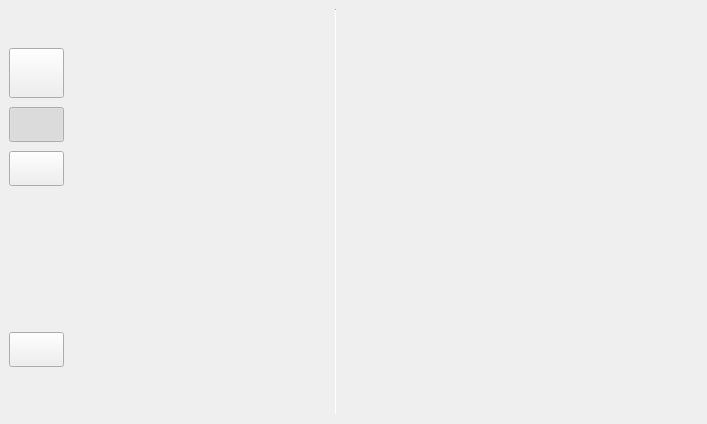
<?xml version="1.0" encoding="UTF-8"?>
<ui version="4.0">
 <class>MainWindow</class>
 <widget class="QMainWindow" name="MainWindow">
  <property name="geometry">
   <rect>
    <x>0</x>
    <y>0</y>
    <width>707</width>
    <height>424</height>
   </rect>
  </property>
  <property name="windowTitle">
   <string>MainWindow</string>
  </property>
  <widget class="QWidget" name="centralwidget">
   <layout class="QGridLayout" name="gridLayout">
    <item row="0" column="0">
     <widget class="QWidget" name="menuWidget" native="true">
      <property name="minimumSize">
       <size>
        <width>55</width>
        <height>0</height>
       </size>
      </property>
      <property name="maximumSize">
       <size>
        <width>55</width>
        <height>16777215</height>
       </size>
      </property>
      <layout class="QVBoxLayout" name="verticalLayout">
       <property name="spacing">
        <number>0</number>
       </property>
       <property name="leftMargin">
        <number>0</number>
       </property>
       <property name="topMargin">
        <number>0</number>
       </property>
       <property name="rightMargin">
        <number>0</number>
       </property>
       <property name="bottomMargin">
        <number>0</number>
       </property>
       <item>
        <widget class="QWidget" name="chatMenuWidget" native="true">
         <property name="sizePolicy">
          <sizepolicy hsizetype="Expanding" vsizetype="Expanding">
           <horstretch>0</horstretch>
           <verstretch>0</verstretch>
          </sizepolicy>
         </property>
         <layout class="QVBoxLayout" name="verticalLayout_2">
          <property name="spacing">
           <number>0</number>
          </property>
          <property name="leftMargin">
           <number>0</number>
          </property>
          <property name="topMargin">
           <number>30</number>
          </property>
          <property name="rightMargin">
           <number>0</number>
          </property>
          <property name="bottomMargin">
           <number>40</number>
          </property>
          <item>
           <widget class="QPushButton" name="btnHead">
            <property name="maximumSize">
             <size>
              <width>55</width>
              <height>50</height>
             </size>
            </property>
            <property name="focusPolicy">
             <enum>Qt::FocusPolicy::StrongFocus</enum>
            </property>
            <property name="text">
             <string/>
            </property>
            <property name="icon">
             <iconset resource="resource.qrc">
              <normaloff>:/resource/icon/menu/head.png</normaloff>:/resource/icon/menu/head.png</iconset>
            </property>
            <property name="iconSize">
             <size>
              <width>40</width>
              <height>40</height>
             </size>
            </property>
            <property name="checkable">
             <bool>true</bool>
            </property>
           </widget>
          </item>
          <item>
           <widget class="QPushButton" name="btnAllChat">
            <property name="minimumSize">
             <size>
              <width>0</width>
              <height>0</height>
             </size>
            </property>
            <property name="maximumSize">
             <size>
              <width>55</width>
              <height>35</height>
             </size>
            </property>
            <property name="focusPolicy">
             <enum>Qt::FocusPolicy::StrongFocus</enum>
            </property>
            <property name="text">
             <string/>
            </property>
            <property name="icon">
             <iconset resource="resource.qrc">
              <normaloff>:/resource/icon/menu/chat.svg</normaloff>
              <normalon>:/resource/icon/menu/chat2.svg</normalon>:/resource/icon/menu/chat.svg</iconset>
            </property>
            <property name="iconSize">
             <size>
              <width>20</width>
              <height>20</height>
             </size>
            </property>
            <property name="checkable">
             <bool>true</bool>
            </property>
            <property name="checked">
             <bool>true</bool>
            </property>
           </widget>
          </item>
          <item>
           <widget class="QPushButton" name="btnContact">
            <property name="maximumSize">
             <size>
              <width>55</width>
              <height>35</height>
             </size>
            </property>
            <property name="focusPolicy">
             <enum>Qt::FocusPolicy::StrongFocus</enum>
            </property>
            <property name="text">
             <string/>
            </property>
            <property name="icon">
             <iconset resource="resource.qrc">
              <normaloff>:/resource/icon/menu/contact.svg</normaloff>
              <normalon>:/resource/icon/menu/contact2.svg</normalon>:/resource/icon/menu/contact.svg</iconset>
            </property>
            <property name="iconSize">
             <size>
              <width>20</width>
              <height>20</height>
             </size>
            </property>
            <property name="checkable">
             <bool>true</bool>
            </property>
           </widget>
          </item>
         </layout>
        </widget>
       </item>
       <item>
        <widget class="QWidget" name="toolMenuWidget" native="true">
         <property name="sizePolicy">
          <sizepolicy hsizetype="Expanding" vsizetype="Expanding">
           <horstretch>0</horstretch>
           <verstretch>0</verstretch>
          </sizepolicy>
         </property>
         <property name="minimumSize">
          <size>
           <width>0</width>
           <height>180</height>
          </size>
         </property>
         <property name="maximumSize">
          <size>
           <width>16777215</width>
           <height>180</height>
          </size>
         </property>
         <layout class="QVBoxLayout" name="verticalLayout_3" stretch="0">
          <property name="spacing">
           <number>0</number>
          </property>
          <property name="leftMargin">
           <number>0</number>
          </property>
          <property name="topMargin">
           <number>50</number>
          </property>
          <property name="rightMargin">
           <number>0</number>
          </property>
          <property name="bottomMargin">
           <number>0</number>
          </property>
          <item>
           <widget class="QPushButton" name="btnMore">
            <property name="minimumSize">
             <size>
              <width>0</width>
              <height>35</height>
             </size>
            </property>
            <property name="maximumSize">
             <size>
              <width>16777215</width>
              <height>35</height>
             </size>
            </property>
            <property name="focusPolicy">
             <enum>Qt::FocusPolicy::StrongFocus</enum>
            </property>
            <property name="text">
             <string/>
            </property>
            <property name="icon">
             <iconset resource="resource.qrc">
              <normaloff>:/resource/icon/menu/more.svg</normaloff>:/resource/icon/menu/more.svg</iconset>
            </property>
            <property name="iconSize">
             <size>
              <width>20</width>
              <height>20</height>
             </size>
            </property>
           </widget>
          </item>
         </layout>
        </widget>
       </item>
      </layout>
     </widget>
    </item>
    <item row="0" column="1">
     <widget class="QWidget" name="chatListwidget" native="true">
      <property name="minimumSize">
       <size>
        <width>259</width>
        <height>0</height>
       </size>
      </property>
      <property name="maximumSize">
       <size>
        <width>250</width>
        <height>16777215</height>
       </size>
      </property>
     </widget>
    </item>
    <item row="0" column="2">
     <widget class="Line" name="line">
      <property name="maximumSize">
       <size>
        <width>1</width>
        <height>16777215</height>
       </size>
      </property>
      <property name="orientation">
       <enum>Qt::Orientation::Vertical</enum>
      </property>
     </widget>
    </item>
    <item row="0" column="3">
     <widget class="QWidget" name="chatWidget" native="true">
      <layout class="QVBoxLayout" name="verticalLayout_4">
       <property name="spacing">
        <number>0</number>
       </property>
       <property name="leftMargin">
        <number>0</number>
       </property>
       <property name="topMargin">
        <number>0</number>
       </property>
       <property name="rightMargin">
        <number>0</number>
       </property>
       <property name="bottomMargin">
        <number>0</number>
       </property>
       <item>
        <widget class="QWidget" name="contentWidget" native="true"/>
       </item>
      </layout>
     </widget>
    </item>
   </layout>
  </widget>
 </widget>
 <resources>
  <include location="resource.qrc"/>
 </resources>
 <connections/>
</ui>
